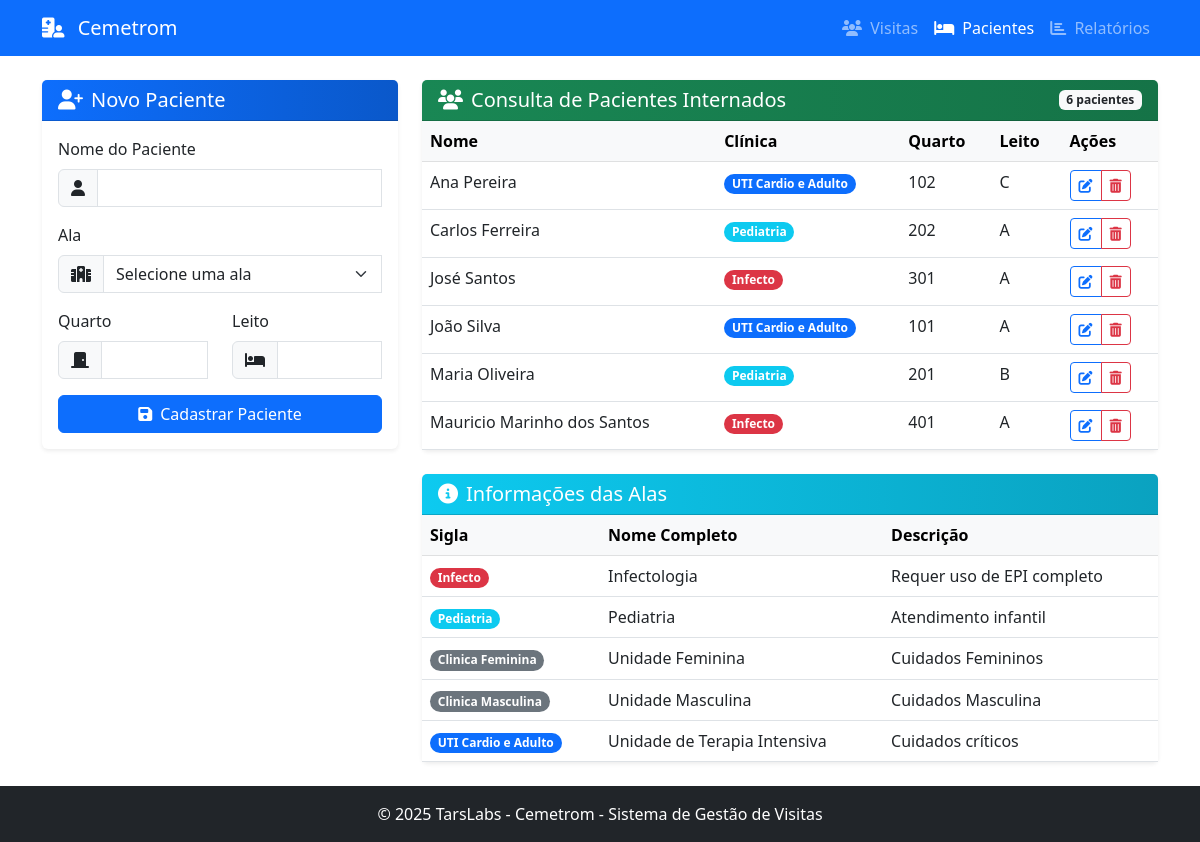
/pacientes, run on the app's committed database.
### tables this page shows
CREATE TABLE pacientes (
            id INTEGER PRIMARY KEY AUTOINCREMENT,
            nome TEXT NOT NULL,
            ala_id TEXT NOT NULL,
            quarto TEXT NOT NULL,
            leito TEXT NOT NULL,
            ativo INTEGER DEFAULT 1,
            created_at TIMESTAMP DEFAULT CURRENT_TIMESTAMP,
            updated_at TIMESTAMP DEFAULT CURRENT_TIMESTAMP,
            FOREIGN KEY (ala_id) REFERENCES alas (sigla)
        );

CREATE TABLE alas (
            id INTEGER PRIMARY KEY AUTOINCREMENT,
            sigla TEXT UNIQUE NOT NULL,
            nome TEXT NOT NULL,
            descricao TEXT,
            created_at TIMESTAMP DEFAULT CURRENT_TIMESTAMP,
            updated_at TIMESTAMP DEFAULT CURRENT_TIMESTAMP
        );

### app.py (the view, shortened to what this page needs)
@app.route('/pacientes', methods=['GET', 'POST'])
def form_pacientes():
    pacientes = get_pacientes()
    alas = get_alas()
    patient_id = request.args.get('edit')
    paciente_edit = None
    if patient_id:
        paciente_edit = get_paciente_by_id(patient_id)
    return render_template('form_pacientes.html',
                          pacientes=pacientes,
                          alas=alas,
                          paciente_edit=paciente_edit)

### src/database.py (called while the page is built)
def get_db():
    if 'db' not in g:
        g.db = sqlite3.connect(
            current_app.config['DATABASE'],
            detect_types=sqlite3.PARSE_DECLTYPES
        )
        g.db.row_factory = sqlite3.Row
    return g.db

### src/pacientes.py (called while the page is built)
def get_pacientes(only_active=True):
    db = get_db()
    query = """
        SELECT p.*, a.nome as ala_nome, a.descricao as ala_descricao
        FROM pacientes p
        JOIN alas a ON p.ala_id = a.sigla
    """
    params = []
    if only_active:
        query += " WHERE p.ativo = 1"
    query += " ORDER BY p.nome"
    cursor = db.execute(query, params)
    pacientes = []
    for row in cursor.fetchall():
        pacientes.append(dict(row))
    return pacientes

def get_alas():
    db = get_db()
    cursor = db.execute(
        """
        SELECT * FROM alas
        ORDER BY nome
        """
    )
    alas = []
    for row in cursor.fetchall():
        alas.append(dict(row))
    return alas

### templates/form_pacientes.html (shortened to what this page needs)
{% extends 'base.html' %}
{% block content %}
<div class="row">
    <div class="col-md-4 mb-4">
        <div class="card border-0 shadow-sm">
            <div class="card-header bg-gradient-primary text-white">
                <h5 class="mb-0">
                    {% if paciente_edit %}
                        <i class="fas fa-user-edit me-2"></i>Editar Paciente
                    {% else %}
                        <i class="fas fa-user-plus me-2"></i>Novo Paciente
                    {% endif %}
                </h5>
            </div>
            <div class="card-body">
                <form action="{{ url_for('form_pacientes') }}" method="post" class="needs-validation" novalidate>
                    <div class="mb-3">
                        <label for="name" class="form-label">Nome do Paciente</label>
                        <div class="input-group">
                            <span class="input-group-text"><i class="fas fa-user"></i></span>
                            <input type="text" class="form-control" id="name" name="name" value="{{ paciente_edit.nome if paciente_edit else '' }}" required>
                        </div>
                    </div>
                    <div class="mb-3">
                        <label for="ward" class="form-label">Ala</label>
                        <div class="input-group">
                            <span class="input-group-text"><i class="fas fa-hospital-alt"></i></span>
                            <select class="form-select" id="ward" name="ward" required>
                                <option value="" selected disabled>Selecione uma ala</option>
                            </select>
                        </div>
                    </div>
                    <div class="row">
                        <div class="col-md-6 mb-3">
                            <label for="room" class="form-label">Quarto</label>
                            <div class="input-group">
                                <span class="input-group-text"><i class="fas fa-door-closed"></i></span>
                                <input type="text" class="form-control" id="room" name="room" value="{{ paciente_edit.quarto if paciente_edit else '' }}" required>
                            </div>
                        </div>
                        <div class="col-md-6 mb-3">
                            <label for="bed" class="form-label">Leito</label>
                            <div class="input-group">
                                <span class="input-group-text"><i class="fas fa-bed"></i></span>
                                <input type="text" class="form-control" id="bed" name="bed" value="{{ paciente_edit.leito if paciente_edit else '' }}" required>
                            </div>
                        </div>
                    </div>
                    <div class="d-grid gap-2">
                        <button type="submit" class="btn btn-primary">
                            {% if paciente_edit %}
                                <i class="fas fa-save me-2"></i>Atualizar Paciente
                            {% else %}
                                <i class="fas fa-save me-2"></i>Cadastrar Paciente
                            {% endif %}
                        </button>
                    </div>
                </form>
            </div>
        </div>
    </div>
    <div class="col-md-8">
        <div class="card border-0 shadow-sm">
            <div class="card-header bg-gradient-success text-white d-flex justify-content-between align-items-center">
                <h5 class="mb-0"><i class="fas fa-users me-2"></i>Consulta de Pacientes Internados</h5>
                <span class="badge bg-light text-dark">{{ pacientes|length }} pacientes</span>
            </div>
            <div class="card-body p-0">
                {% if pacientes %}
                    <div class="table-responsive">
                        <table class="table table-hover mb-0">
                            <thead class="table-light">
                                <tr>
                                    <th>Nome</th>
                                    <th>Clínica</th>
                                    <th>Quarto</th>
                                    <th>Leito</th>
                                    <th>Ações</th>
                                </tr>
                            </thead>
                            <tbody>
                                {% for paciente in pacientes %}
                                    <tr>
                                        <td>{{ paciente.nome }}</td>
                                        <td>
                                            <span class="badge rounded-pill
                                        {% if paciente.ala_id == 'Infecto' %}bg-danger{% endif %}
                                        {% if paciente.ala_id == 'Pediatria' %}bg-info{% endif %}
                                        {% if paciente.ala_id == 'UTI Cardio e Adulto' %}bg-primary{% endif %}
                                    ">
                                        {{ paciente.ala_id }}
                                    </span>
                                        </td>
                                        <td>{{ paciente.quarto }}</td>
                                        <td>{{ paciente.leito }}</td>
                                        <td>
                                            <div class="btn-group btn-group-sm">
                                                <a href="{{ url_for('form_pacientes', edit=paciente.id) }}" class="btn btn-outline-primary">
                                                    <i class="fas fa-edit"></i>
                                                </a>
                                                <button type="button" class="btn btn-outline-danger" data-bs-toggle="modal" data-bs-target="#deleteModal{{ paciente.id }}">
                                                    <i class="fas fa-trash-alt"></i>
                                                </button>
                                            </div>
                                        </td>
                                    </tr>
                                {% endfor %}
                            </tbody>
                        </table>
                    </div>
                {% else %}
                    <div class="alert alert-info m-3">
                        <i class="fas fa-info-circle me-2"></i>
                        Nenhum paciente cadastrado. Use o formulário ao lado para cadastrar um novo paciente.
                    </div>
                {% endif %}
            </div>
        </div>
        <div class="card border-0 shadow-sm mt-4">
            <div class="card-header bg-gradient-info text-white">
                <h5 class="mb-0"><i class="fas fa-info-circle me-2"></i>Informações das Alas</h5>
            </div>
            <div class="card-body p-0">
                <div class="table-responsive">
                    <table class="table table-hover mb-0">
                        <thead class="table-light">
                            <tr>
                                <th>Sigla</th>
                                <th>Nome Completo</th>
                                <th>Descrição</th>
                            </tr>
                        </thead>
                        <tbody>
                            {% for ala in alas %}
                                <tr>
                                    <td>
                                        <span class="badge rounded-pill
                                            {% if ala.sigla == 'Infecto' %}bg-danger{% endif %}
                                            {% if ala.sigla == 'Pediatria' %}bg-info{% endif %}
                                            {% if ala.sigla == 'UTI Cardio e Adulto' %}bg-primary{% endif %}
                                            {% if ala.sigla == 'Clinica Feminina' %}bg-secondary{% endif %}
                                            {% if ala.sigla == 'Clinica Masculina' %}bg-secondary{% endif %}
                                        ">
                                            {{ ala.sigla }}
                                        </span>
                                    </td>
                                    <td>{{ ala.nome }}</td>
                                    <td>{{ ala.descricao }}</td>
                                </tr>
                            {% endfor %}
                        </tbody>
                    </table>
                </div>
            </div>
        </div>
    </div>
</div>
{% endblock %}

### templates/base.html (style rules this page uses)
.bg-gradient-primary { background: linear-gradient(to right, #0d6efd, #0a58ca); }
.bg-gradient-success { background: linear-gradient(to right, #198754, #157347); }
.bg-gradient-info { background: linear-gradient(to right, #0dcaf0, #0aa2c0); }
body { min-height: 100vh; display: flex; flex-direction: column; }

### data on the page
pacientes: nome "Ana Pereira", ala_id "UTI Cardio e Adulto", quarto "102", leito "C"
pacientes: nome "Carlos Ferreira", ala_id "Pediatria", quarto "202", leito "A"
pacientes: nome "José Santos", ala_id "Infecto", quarto "301", leito "A"
pacientes: nome "João Silva", ala_id "UTI Cardio e Adulto", quarto "101", leito "A"
pacientes: nome "Maria Oliveira", ala_id "Pediatria", quarto "201", leito "B"
pacientes: nome "Mauricio Marinho dos Santos", ala_id "Infecto", quarto "401", leito "A"
alas: sigla "Infecto", nome "Infectologia", descricao "Requer uso de EPI completo"
alas: sigla "Pediatria", nome "Pediatria", descricao "Atendimento infantil"
alas: sigla "Clinica Feminina", nome "Unidade Feminina", descricao "Cuidados Femininos"
alas: sigla "Clinica Masculina", nome "Unidade Masculina", descricao "Cuidados Masculina"
alas: sigla "UTI Cardio e Adulto", nome "Unidade de Terapia Intensiva", descricao "Cuidados críticos"

### other printed values
{{ pacientes|length }} "6"
